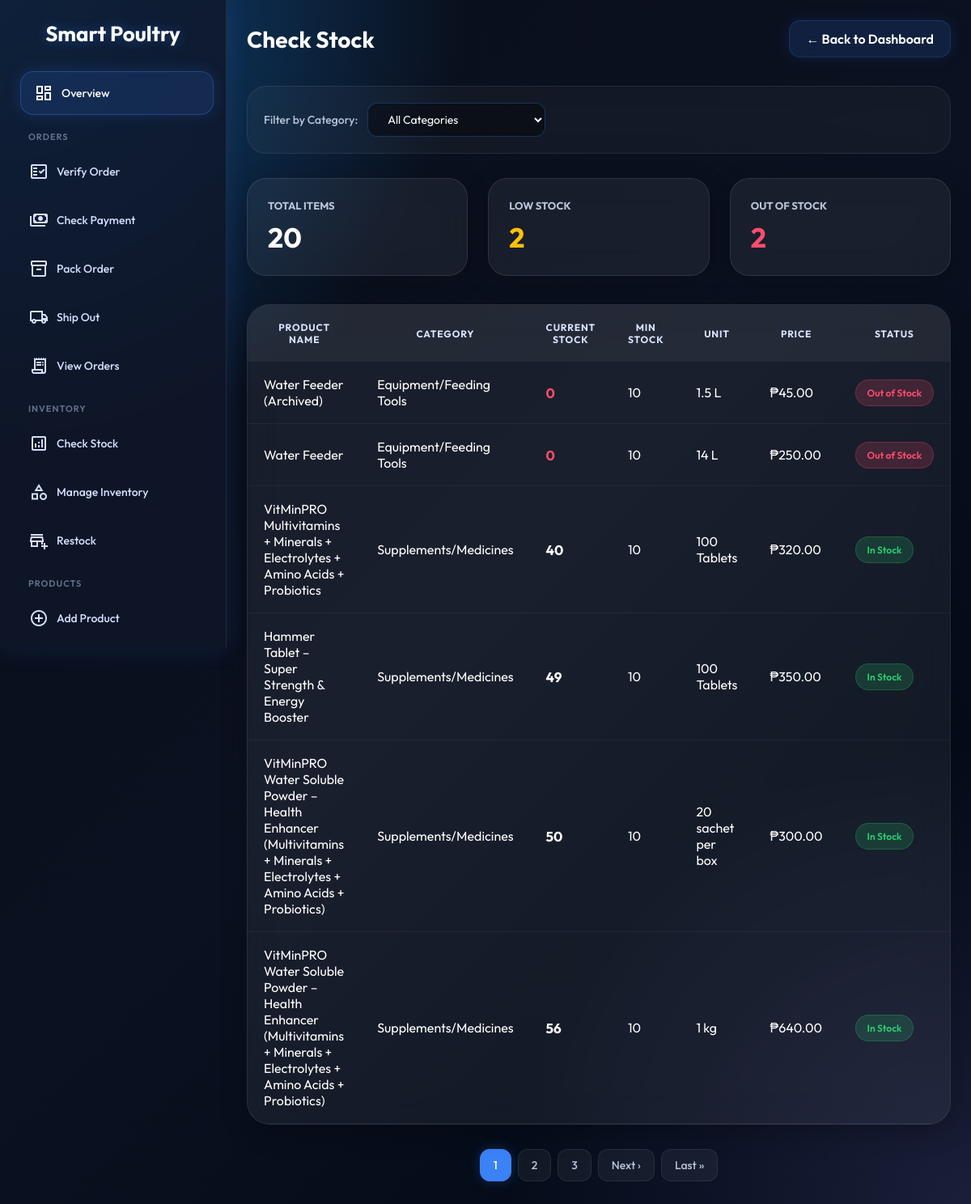
/check_stock.php, run on the app's committed database.
### tables this page shows
CREATE TABLE `inventory_items` (
  `id` int(11) NOT NULL,
  `name` varchar(255) NOT NULL,
  `description` text DEFAULT NULL,
  `category` varchar(100) DEFAULT 'General',
  `current_quantity` int(11) DEFAULT 0,
  `min_stock` int(11) DEFAULT 10,
  `selling_price` decimal(10,2) DEFAULT 0.00,
  `unit` varchar(50) DEFAULT 'pcs',
  `expiry_date` date DEFAULT NULL,
  `supplier` varchar(255) DEFAULT NULL,
  `barcode` varchar(100) DEFAULT NULL,
  `image_path` varchar(500) DEFAULT NULL,
  `status` enum('active','inactive','discontinued') DEFAULT 'active',
  `created_at` timestamp NOT NULL DEFAULT current_timestamp(),
  `updated_at` timestamp NOT NULL DEFAULT current_timestamp() ON UPDATE current_timestamp()
);

### check_stock.php (the view, shortened to what this page needs)
<?php
include '../connection.php';
$selected_category = isset($_GET['category']) ? $_GET['category'] : '';
$limit = 6;
$page = isset($_GET['page']) && is_numeric($_GET['page']) ? (int)$_GET['page'] : 1;
$offset = ($page - 1) * $limit;
$where_clause = "";
$total_filtered_query = "SELECT COUNT(*) as count FROM inventory_items" . $where_clause;
$total_filtered_result = mysqli_query($connection, $total_filtered_query);
$total_filtered = mysqli_fetch_assoc($total_filtered_result)['count'];
$total_pages = ceil($total_filtered / $limit);
$query = "SELECT * FROM inventory_items" . $where_clause . " ORDER BY current_quantity ASC LIMIT $limit OFFSET $offset";
$result = mysqli_query($connection, $query);
$total_items = mysqli_fetch_assoc(mysqli_query($connection, "SELECT COUNT(*) as count FROM inventory_items" . $where_clause))['count'];
$low_stock = mysqli_fetch_assoc(mysqli_query($connection, "SELECT COUNT(*) as count FROM inventory_items WHERE current_quantity <= min_stock" . ($selected_category !== "" ? " AND category = '" . mysqli_real_escape_string($connection, $selected_category) . "'" : "")))['count'];
$out_of_stock = mysqli_fetch_assoc(mysqli_query($connection, "SELECT COUNT(*) as count FROM inventory_items WHERE current_quantity = 0" . ($selected_category !== "" ? " AND category = '" . mysqli_real_escape_string($connection, $selected_category) . "'" : "")))['count'];
    ?>
<!DOCTYPE html>
<html lang="en">
<head>
<link rel="stylesheet" href="../assets/responsive.css">
</head>
<body>
    <div class="container">
        <div class="sidebar">
            <h2>Smart Poultry</h2>
            <ul class="sidebar-menu">
                <li><a href="dashboard.php" class="active"><span class="material-symbols-outlined">dashboard</span> Overview</a></li>
            <div style="color:#64748b; font-size:11px; text-transform:uppercase; margin:20px 0 10px 15px; font-weight:600; letter-spacing:1px;">Orders</div>
            <li><a href="verify_orders.php"><span class="material-symbols-outlined">fact_check</span> Verify Order</a></li>
            <li><a href="check_payment.php"><span class="material-symbols-outlined">payments</span> Check Payment</a></li>
            <li><a href="pack_order.php"><span class="material-symbols-outlined">inventory_2</span> Pack Order</a></li>
            <li><a href="ship_out_orders.php"><span class="material-symbols-outlined">local_shipping</span> Ship Out</a></li>
            <li><a href="view_orders.php"><span class="material-symbols-outlined">receipt_long</span> View Orders</a></li>
            <div style="color:#64748b; font-size:11px; text-transform:uppercase; margin:20px 0 10px 15px; font-weight:600; letter-spacing:1px;">Inventory</div>
            <li><a href="check_stock.php"><span class="material-symbols-outlined">analytics</span> Check Stock</a></li>
            <li><a href="manage_inventory.php"><span class="material-symbols-outlined">category</span> Manage Inventory</a></li>
            <li><a href="restock.php"><span class="material-symbols-outlined">add_business</span> Restock</a></li>
            <div style="color:#64748b; font-size:11px; text-transform:uppercase; margin:20px 0 10px 15px; font-weight:600; letter-spacing:1px;">Products</div>
            <li><a href="add_product.php"><span class="material-symbols-outlined">add_circle</span> Add Product</a></li>
            <li><a href="update_product.php"><span class="material-symbols-outlined">edit_square</span> Update Product</a></li>
            </ul>
        </div>
        <div class="main-content">
            <div class="header">
                <div style="display: flex; align-items: center;">
                    <h1>Check Stock</h1>
                </div>
                <a href="dashboard.php" class="back-btn">← Back to Dashboard</a>
            </div>
            <div class="filter-section">
                <form method="GET" action="check_stock.php" class="filter-form">
                    <div class="filter-group">
                        <label for="category-select">Filter by Category:</label>
                        <select name="category" id="category-select" onchange="loadStockData(1, this.value)">
                            <option value="">All Categories</option>
                        </select>
                    </div>
                </form>
            </div>
            <div class="stats-grid">
                <div class="stat-card">
                    <h3>Total Items</h3>
                    <div class="value"><?= number_format($total_items) ?></div>
                </div>
                <div class="stat-card warning">
                    <h3>Low Stock</h3>
                    <div class="value"><?= number_format($low_stock) ?></div>
                </div>
                <div class="stat-card danger">
                    <h3>Out of Stock</h3>
                    <div class="value"><?= number_format($out_of_stock) ?></div>
                </div>
            </div>
            <div class="stock-table">
                <table>
                    <thead>
                        <tr>
                            <th>Product Name</th>
                            <th>Category</th>
                            <th>Current Stock</th>
                            <th>Min Stock</th>
                            <th>Unit</th>
                            <th>Price</th>
                            <th>Status</th>
                        </tr>
                    </thead>
                    <tbody>
                        <?php while ($row = mysqli_fetch_assoc($result)): ?>
                            <?php
                            $stock_status = 'in';
                            $quantity_class = '';
                            if ($row['current_quantity'] == 0) {
                                $stock_status = 'out';
                                $quantity_class = 'out';
                            } elseif ($row['current_quantity'] <= $row['min_stock']) {
                                $stock_status = 'low';
                                $quantity_class = 'low';
                            }
                            ?>
                            <tr>
                                <td><?= htmlspecialchars($row['name']) ?></td>
                                <td><?= htmlspecialchars($row['category']) ?></td>
                                <td class="quantity <?= $quantity_class ?>"><?= number_format($row['current_quantity']) ?></td>
                                <td><?= number_format($row['min_stock']) ?></td>
                                <td><?= htmlspecialchars($row['unit']) ?></td>
                                <td>₱<?= number_format($row['selling_price'], 2) ?></td>
                                <td>
                                    <?php if ($stock_status == 'out'): ?>
                                        <span class="stock-status stock-out">Out of Stock</span>
                                    <?php elseif ($stock_status == 'low'): ?>
                                        <span class="stock-status stock-low">Low Stock</span>
                                    <?php else: ?>
                                        <span class="stock-status stock-in">In Stock</span>
                                    <?php endif; ?>
                                </td>
                            </tr>
                        <?php endwhile; ?>
                    </tbody>
                </table>
            </div>
            <div class="pagination-container">
                <?php if ($total_pages > 1): ?>
                    <div class="pagination">
                        <?php
                        $start_page = max(1, $page - 2);
                        $end_page = min($total_pages, $page + 2);
                        for ($i = $start_page; $i <= $end_page; $i++):
                        ?>
                            <a href="check_stock.php?page=<?= $i ?>&category=<?= urlencode($selected_category) ?>" class="page-link <?= $i === $page ? 'active' : '' ?>" data-page="<?= $i ?>">
                                <?= $i ?>
                            </a>
                        <?php endfor; ?>
                        <?php if ($page < $total_pages): ?>
                            <a href="check_stock.php?page=<?= $page + 1 ?>&category=<?= urlencode($selected_category) ?>" class="page-link" data-page="<?= $page + 1 ?>">Next &rsaquo;</a>
                            <a href="check_stock.php?page=<?= $total_pages ?>&category=<?= urlencode($selected_category) ?>" class="page-link" data-page="<?= $total_pages ?>">Last &raquo;</a>
                        <?php endif; ?>
                    </div>
                <?php endif; ?>
            </div>
        </div>
    </div>
</body>
</html>

### responsive.css (style rules this page uses)
*, *::before, *::after { box-sizing: border-box; -webkit-text-size-adjust: 100%; }
html { scroll-behavior: smooth; }
body { min-height: 100vh; overflow-x: hidden; -webkit-font-smoothing: antialiased; }
table { width: 100%; border-collapse: collapse; }
input, select, textarea, button { font-family: inherit; font-size: inherit; }
.sidebar { transition: transform 0.35s ease, left 0.35s ease; z-index: 9999; }
@media (min-width: 1025px) { .sidebar { position: fixed !important; left: 0 !important; top: 0 !important; height: 100vh !important; width: 280px !important; transform: none !important; } }
@media (min-width: 1025px) { .main-content { margin-left: 280px !important; width: calc(100% - 280px) !important; } }
.header { flex-wrap: wrap; }
.status-badge, .stock-status { white-space: nowrap; }

### data on the page
inventory_items: name "Water Feeder (Archived)", category "Equipment/Feeding Tools", current_quantity "0", min_stock "10", unit "1.5 L", selling_price "45.00", shows "Out of Stock"
inventory_items: name "Water Feeder", category "Equipment/Feeding Tools", current_quantity "0", min_stock "10", unit "14 L", selling_price "250.00", shows "Out of Stock"
inventory_items: name "VitMinPRO Multivitamins + Minerals + Electrolytes + Amino Acids + Probiotics", category "Supplements/Medicines", current_quantity "40", min_stock "10", unit "100 Tablets", selling_price "320.00", shows "In Stock"
inventory_items: name "Hammer Tablet – Super Strength & Energy Booster", category "Supplements/Medicines", current_quantity "49", min_stock "10", unit "100 Tablets", selling_price "350.00", shows "In Stock"
inventory_items: name "VitMinPRO Water Soluble Powder – Health Enhancer (Multivitamins + Minerals + Electrolytes + Amino Acids + Probiotics)", category "Supplements/Medicines", current_quantity "50", min_stock "10", unit "20 sachet per box", selling_price "300.00", shows "In Stock"
inventory_items: name "VitMinPRO Water Soluble Powder – Health Enhancer (Multivitamins + Minerals + Electrolytes + Amino Acids + Probiotics)", category "Supplements/Medicines", current_quantity "56", min_stock "10", unit "1 kg", selling_price "640.00", shows "In Stock"

### other printed values
$total_items "20"
$low_stock "2"
$out_of_stock "2"
